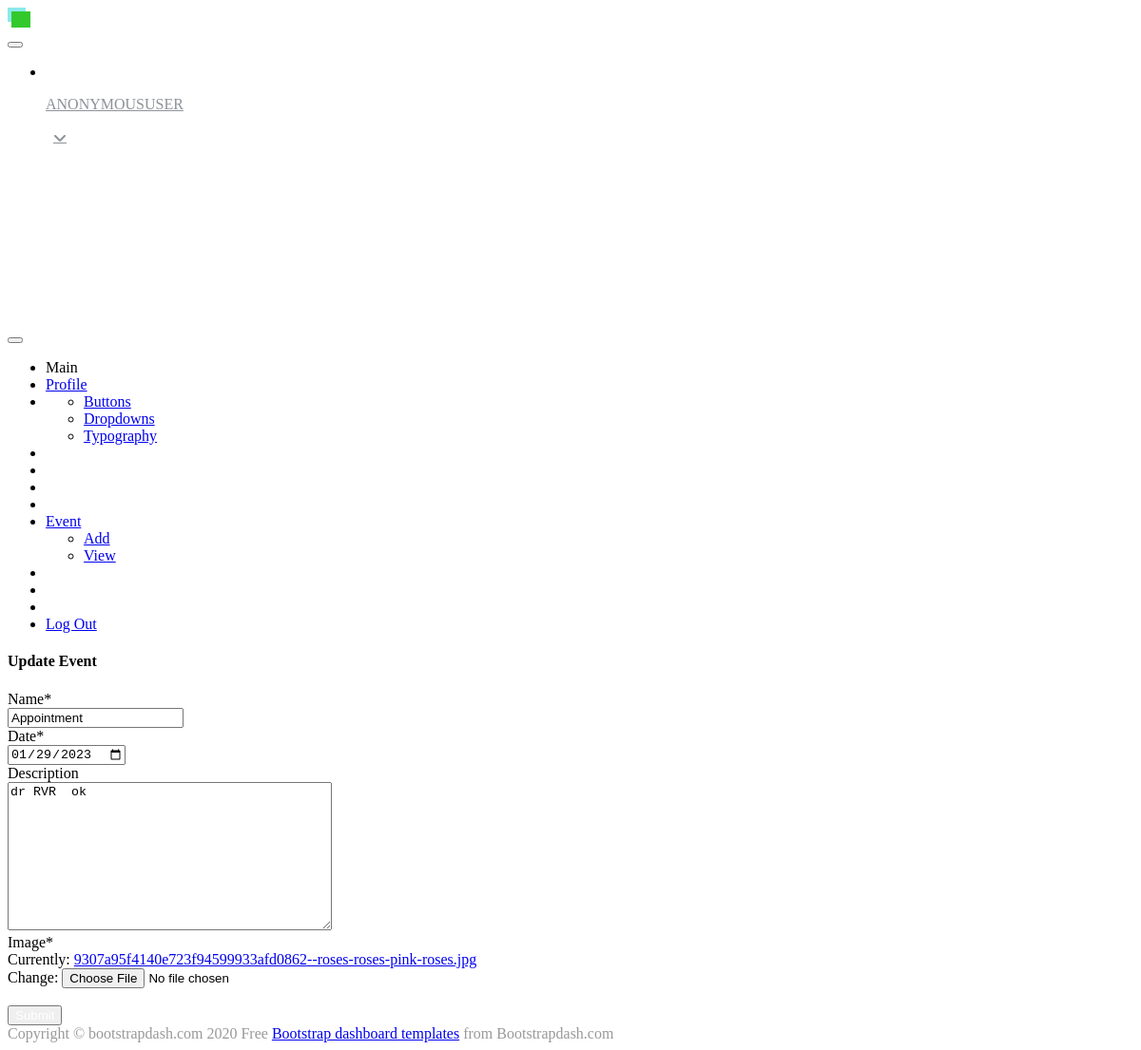
Page /eventupdate/40/ on the earlier database version.
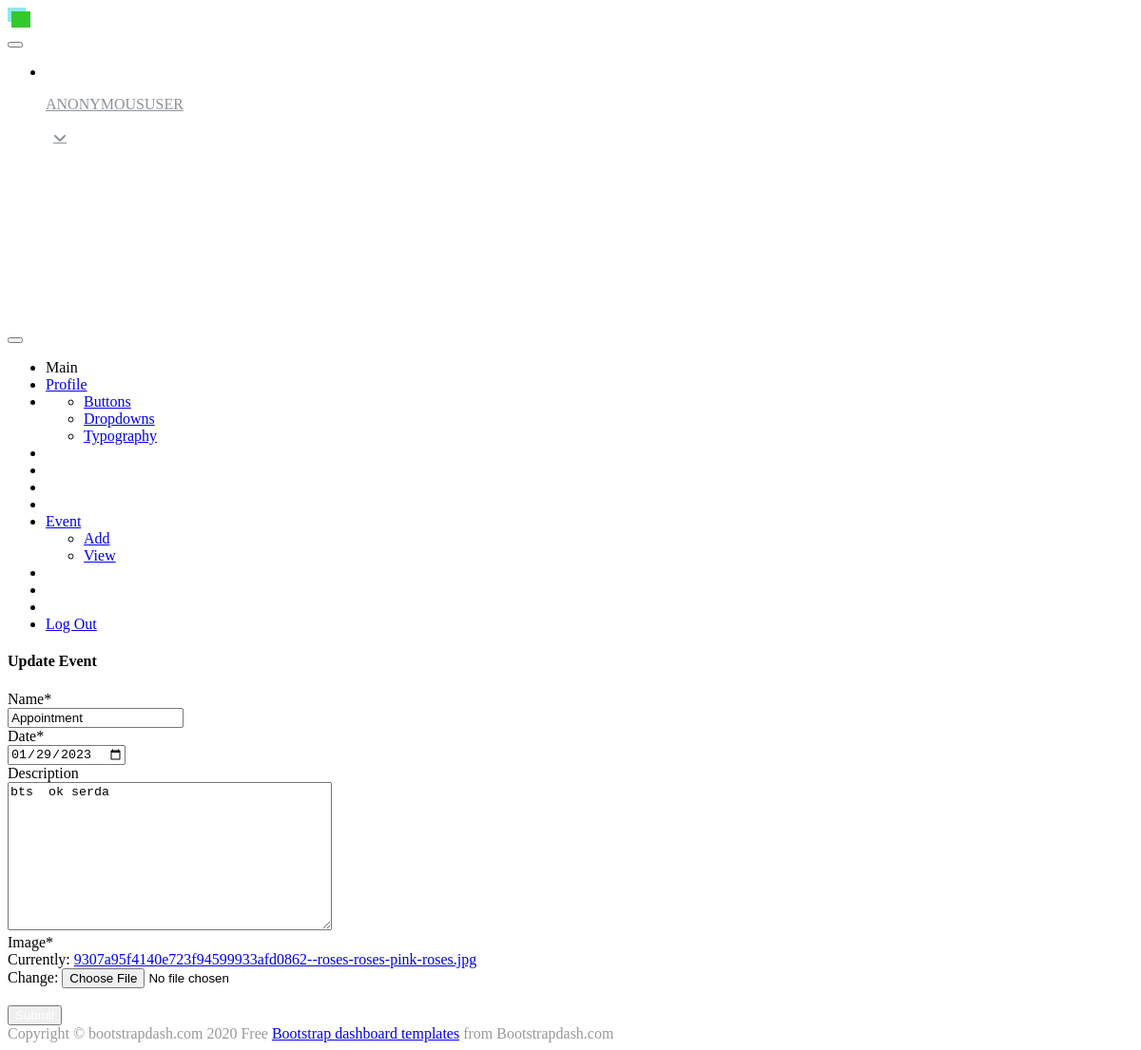
Same page on the later database version.
### demoapp/models.py (models this page shows, shortened)
class eventadd(models.Model):
    user=models.ForeignKey(Login,on_delete=models.CASCADE,null=True,blank=True)
    name=models.CharField(max_length=30)
    date=models.DateField()
    description=models.TextField(max_length=200,null=True,blank=True)
    image=models.ImageField()

### demoapp/views.py (the view)
# urls.py: path('eventupdate/<int:id>/',views.eventupdate,name='eventupdate'),
def eventupdate(request,id):
    data = eventadd.objects.get(id=id)
    form = eventaddform(instance=data)
    if request.method == 'POST':
        form1 = eventaddform(request.POST or None,request.FILES or None,instance=data or None)
        if form1.is_valid():
            event = form1.save(commit=True)
            event.save()
            return redirect('viewevent')
    return render(request, 'userpages/eventupdate.html', {'form': form})

### demoapp/forms.py
class eventaddform(forms.ModelForm):
    date=forms.DateField(widget=DateInput)
    class Meta:
        model=eventadd
        fields=('name','date','description','image')

### templates/userpages/eventupdate.html (shortened to what this page needs)
{% extends 'userpages/userhome.html' %}
{% block content %}
{% load crispy_forms_filters %}
<div class="card">
    <div class="card-body">
        <h4 class="card-title">Update Event</h4>
        <form method ='post' enctype="multipart/form-data">
            {{form|crispy}}
            <br>
       <button class="btn btn-primary" type="submit">Submit</button>
    </form>
         </div>
    </div>
</div>
{% endblock %}

Differences in the rows shown:
changed eventadd "Appointment": description "dr RVR ok" → "bts ok serda"
